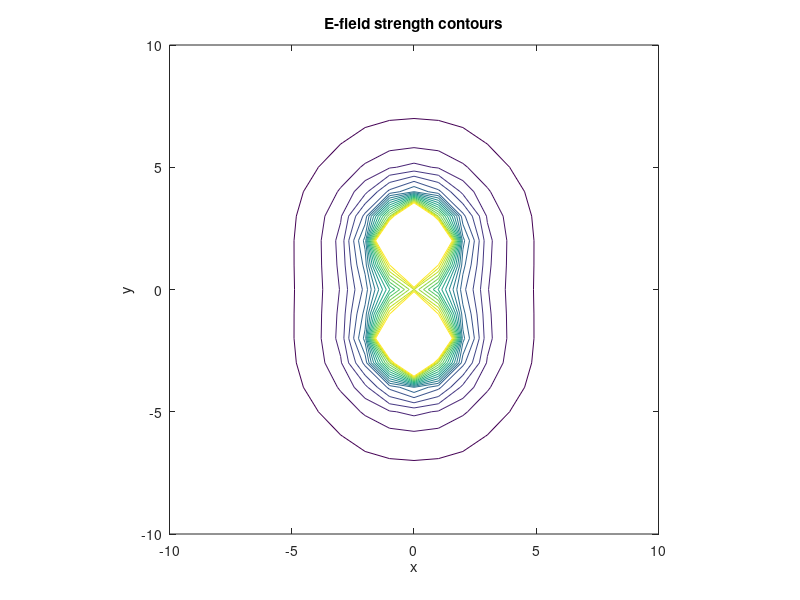
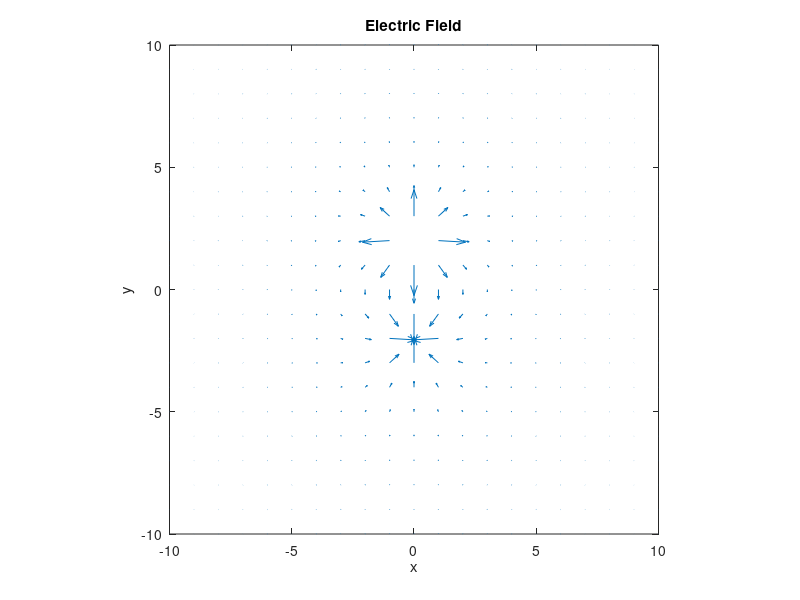
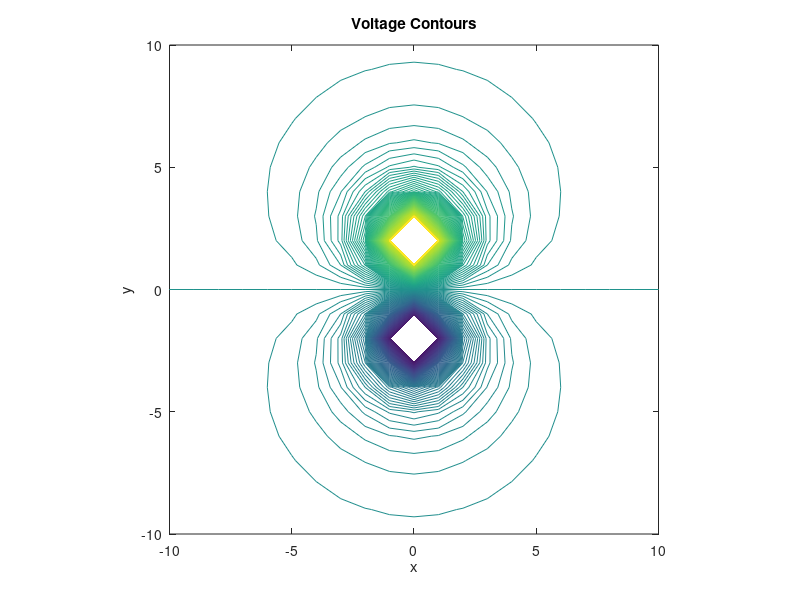
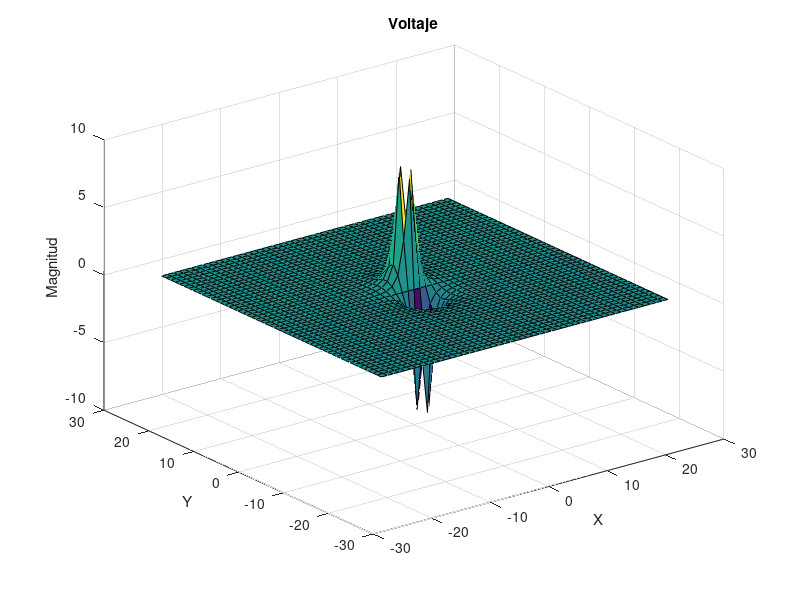

These charts were generated, in order, by the following MATLAB code:
clear; 
close all; 
%-------------------------------------------------------------------------%
%                             INITIALIZATION                                  
%-------------------------------------------------------------------------%
% Constant 1/(4*pi*epsilon_0) = 9*10^9
k = 9*10^9;
% eps_r = Relative permittivity
eps_r = 1;
charge_order = 10^-9; % milli, micro, nano etc..
const = k*charge_order/eps_r;

% Nx = Number of grid points in X- direction
% Ny = Number of grid points in Y-Direction
Nx = 50; % For 1 meter
Ny = 50; % For 1 meter
Nz = 50;
% n = Number of charges
n = 2;
% Electric fields Initialization
% E = Total electric field
E_f = zeros(Nx,Ny);
V   = zeros(Nx,Ny);     %voltage
% Ex = X-Component of Electric-Field
% Ey = Y-Component of Electric-Field
Ex = E_f;
Ey = E_f;
% ex = unit vector for x-component electric field
% ey = unit vector for y-component electric field
%ex = E_f;
%ey = E_f;
% r = distance between a selected point and the location of charge
r = E_f;
%r_square = E_f;
% Array of charges
% Q = All the 'n' charges are stored here
Q = [1,-1];
% Array of locations
Xq = [0,0];
Yq = [2,-2];
x_range = (1:Nx)-25;        %x coordinates for calculations
y_range = (1:Ny)-25;        %y coordinates for calculations
z_range = (1:Nz)-25;
[xMesh,yMesh]=meshgrid(x_range,y_range); %make 2 arrays with size (Nx,Ny)

%-------------------------------------------------------------------------%
%                      COMPUTATION OF ELECTRIC FIELDS
%-------------------------------------------------------------------------%

%  Repeat for all the 'n' charges
for k = 1:n
    r_square=(xMesh-Xq(k)).^2+(yMesh-Yq(k)).^2;
    r=sqrt(r_square);
    %extemp=const*Q(k)*(xMesh-Xq(k))./r;
    %eytemp=const*Q(k)*(yMesh-Yq(k))./r;
    %figure;
    %quiver(x_range,y_range,extemp,eytemp);
    %axis([-15 15 -15 15]); axis square;
    %tstr=sprintf('k=%d',k); title(tstr);
    Ex = Ex + const*Q(k)*4*(xMesh-Xq(k))./r.^3;      %x-component of field
    Ey = Ey + const*Q(k)*4*(yMesh-Yq(k))./r.^3;      %y-component of field
    V = V + const*Q(k)./r.^2;                      %voltage
end
E_f=sqrt(Ex.^2+Ey.^2);      %electric field magnitude
%-------------------------------------------------------------------------%
%                           PLOT THE RESULTS
%-------------------------------------------------------------------------%
figure;
% subplot(1,3,1);
contour_range = 0:1:20;
contour(x_range,y_range,E_f,contour_range,'linewidth',0.5);
title('E-field strength contours');
axis([-10 10 -10 10]);
axis square;
xlabel('x');
ylabel('y');

figure;
% subplot(1,3,2);
quiver(x_range,y_range,Ex,Ey);
title('Electric Field');
axis([-10 10 -10 10]);
axis square;
xlabel('x');
ylabel('y');

figure;
% subplot(1,3,3);
contour_range = -10:0.1:10;
contour(x_range,y_range,V,contour_range);
title('Voltage Contours');
axis([-10 10 -10 10]);
axis square;
xlabel('x');
ylabel('y');

figure;
surf(xMesh,yMesh,V);
title('Voltaje');
zlabel('Magnitud');
xlabel('X'); 
ylabel('Y');

figure;
surf(x_range,y_range,E_f);
% contour(x_range,y_range,E_f,contour_range);
title('Campo electrico');
zlabel('Magnitud');
xlabel('X'); 
ylabel('Y');